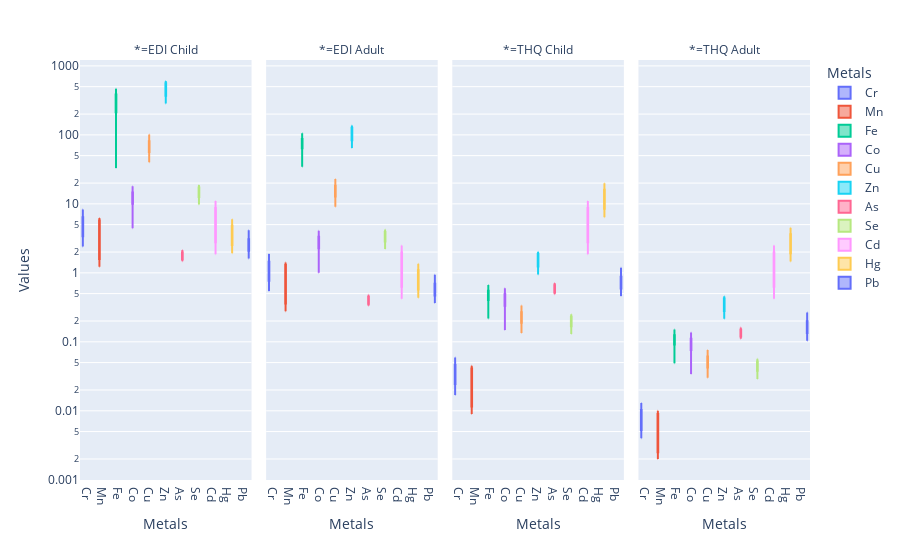

This figure's notebook cell:
### Code cell
import plotly.express as px
import matplotlib.pyplot as plt
import seaborn as sns
import pandas as pd

thq = pd.read_csv("To_THQ.csv")

fig = px.box(thq, x= "Metals", y="Values", facet_col="*", color="Metals",
             boxmode="group", points=None,log_y=True)

fig.show()

### Figure 1 — Plotly figure (JSON) as saved in the notebook; plotly's stock layout.template omitted (floating-point values rounded to 4 significant figures)
{"data": [{"alignmentgroup": "True", "hovertemplate": "Metals=%{x}<br>*=EDI Child<br>Values=%{y}<extra></extra>", "legendgroup": "Cr", "marker": {"color": "#636efa"}, "name": "Cr", "notched": false, "offsetgroup": "Cr", "orientation": "v", "showlegend": true, "type": "box", "x": ["Cr", "Cr", "Cr", "Cr", "Cr", "Cr", "Cr", "Cr"], "x0": " ", "xaxis": "x", "y": [null, 6.93, 2.415, 3.955, 3.325, 3.57, 4.76, 8.295], "y0": " ", "yaxis": "y"}, {"alignmentgroup": "True", "hovertemplate": "Metals=%{x}<br>*=EDI Adult<br>Values=%{y}<extra></extra>", "legendgroup": "Cr", "marker": {"color": "#636efa"}, "name": "Cr", "notched": false, "offsetgroup": "Cr", "orientation": "v", "showlegend": false, "type": "box", "x": ["Cr", "Cr", "Cr", "Cr", "Cr", "Cr", "Cr", "Cr"], "x0": " ", "xaxis": "x2", "y": [null, 1.569, 0.547, 0.895, 0.753, 0.808, 1.078, 1.879], "y0": " ", "yaxis": "y2"}, {"alignmentgroup": "True", "hovertemplate": "Metals=%{x}<br>*=THQ Child<br>Values=%{y}<extra></extra>", "legendgroup": "Cr", "marker": {"color": "#636efa"}, "name": "Cr", "notched": false, "offsetgroup": "Cr", "orientation": "v", "showlegend": false, "type": "box", "x": ["Cr", "Cr", "Cr", "Cr", "Cr", "Cr", "Cr", "Cr"], "x0": " ", "xaxis": "x3", "y": [null, 0.05, 0.017, 0.028, 0.024, 0.026, 0.034, 0.059], "y0": " ", "yaxis": "y3"}, {"alignmentgroup": "True", "hovertemplate": "Metals=%{x}<br>*=THQ Adult<br>Values=%{y}<extra></extra>", "legendgroup": "Cr", "marker": {"color": "#636efa"}, "name": "Cr", "notched": false, "offsetgroup": "Cr", "orientation": "v", "showlegend": false, "type": "box", "x": ["Cr", "Cr", "Cr", "Cr", "Cr", "Cr", "Cr", "Cr"], "x0": " ", "xaxis": "x4", "y": [null, 0.011, 0.004, 0.006, 0.005, 0.006, 0.008, 0.013], "y0": " ", "yaxis": "y4"}, {"alignmentgroup": "True", "hovertemplate": "Metals=%{x}<br>*=EDI Child<br>Values=%{y}<extra></extra>", "legendgroup": "Mn", "marker": {"color": "#EF553B"}, "name": "Mn", "notched": false, "offsetgroup": "Mn", "orientation": "v", "showlegend": true, "type": "box", "x": ["Mn", "Mn", "Mn", "Mn", "Mn", "Mn", "Mn", "Mn"], "x0": " ", "xaxis": "x", "y": [1.225, 6.23, 5.705, 3.255, 1.715, 5.775, 1.47, 2.59], "y0": " ", "yaxis": "y"}, {"alignmentgroup": "True", "hovertemplate": "Metals=%{x}<br>*=EDI Adult<br>Values=%{y}<extra></extra>", "legendgroup": "Mn", "marker": {"color": "#EF553B"}, "name": "Mn", "notched": false, "offsetgroup": "Mn", "orientation": "v", "showlegend": false, "type": "box", "x": ["Mn", "Mn", "Mn", "Mn", "Mn", "Mn", "Mn", "Mn"], "x0": " ", "xaxis": "x2", "y": [0.277, 1.411, 1.292, 0.737, 0.388, 1.308, 0.333, 0.586], "y0": " ", "yaxis": "y2"}, {"alignmentgroup": "True", "hovertemplate": "Metals=%{x}<br>*=THQ Child<br>Values=%{y}<extra></extra>", "legendgroup": "Mn", "marker": {"color": "#EF553B"}, "name": "Mn", "notched": false, "offsetgroup": "Mn", "orientation": "v", "showlegend": false, "type": "box", "x": ["Mn", "Mn", "Mn", "Mn", "Mn", "Mn", "Mn", "Mn"], "x0": " ", "xaxis": "x3", "y": [0.009, 0.045, 0.041, 0.023, 0.012, 0.041, 0.011, 0.019], "y0": " ", "yaxis": "y3"}, {"alignmentgroup": "True", "hovertemplate": "Metals=%{x}<br>*=THQ Adult<br>Values=%{y}<extra></extra>", "legendgroup": "Mn", "marker": {"color": "#EF553B"}, "name": "Mn", "notched": false, "offsetgroup": "Mn", "orientation": "v", "showlegend": false, "type": "box", "x": ["Mn", "Mn", "Mn", "Mn", "Mn", "Mn", "Mn", "Mn"], "x0": " ", "xaxis": "x4", "y": [0.002, 0.01, 0.009, 0.005, 0.003, 0.009, 0.002, 0.004], "y0": " ", "yaxis": "y4"}, {"alignmentgroup": "True", "hovertemplate": "Metals=%{x}<br>*=EDI Child<br>Values=%{y}<extra></extra>", "legendgroup": "Fe", "marker": {"color": "#00cc96"}, "name": "Fe", "notched": false, "offsetgroup": "Fe", "orientation": "v", "showlegend": true, "type": "box", "x": ["Fe", "Fe", "Fe", "Fe", "Fe", "Fe", "Fe", "Fe"], "x0": " ", "xaxis": "x", "y": [152.3, 466, 369.1, 33.03, 294.0, 400.1, 272.5, 315.4], "y0": " ", "yaxis": "y"}, {"alignmentgroup": "True", "hovertemplate": "Metals=%{x}<br>*=EDI Adult<br>Values=%{y}<extra></extra>", "legendgroup": "Fe", "marker": {"color": "#00cc96"}, "name": "Fe", "notched": false, "offsetgroup": "Fe", "orientation": "v", "showlegend": false, "type": "box", "x": ["Fe", "Fe", "Fe", "Fe", "Fe", "Fe", "Fe", "Fe"], "x0": " ", "xaxis": "x2", "y": [34.51, 105.7, 83.62, 74.99, 66.59, 90.63, 61.72, 71.45], "y0": " ", "yaxis": "y2"}, {"alignmentgroup": "True", "hovertemplate": "Metals=%{x}<br>*=THQ Child<br>Values=%{y}<extra></extra>", "legendgroup": "Fe", "marker": {"color": "#00cc96"}, "name": "Fe", "notched": false, "offsetgroup": "Fe", "orientation": "v", "showlegend": false, "type": "box", "x": ["Fe", "Fe", "Fe", "Fe", "Fe", "Fe", "Fe", "Fe"], "x0": " ", "xaxis": "x3", "y": [0.218, 0.666, 0.527, 0.473, 0.42, 0.572, 0.389, 0.451], "y0": " ", "yaxis": "y3"}, {"alignmentgroup": "True", "hovertemplate": "Metals=%{x}<br>*=THQ Adult<br>Values=%{y}<extra></extra>", "legendgroup": "Fe", "marker": {"color": "#00cc96"}, "name": "Fe", "notched": false, "offsetgroup": "Fe", "orientation": "v", "showlegend": false, "type": "box", "x": ["Fe", "Fe", "Fe", "Fe", "Fe", "Fe", "Fe", "Fe"], "x0": " ", "xaxis": "x4", "y": [0.049, 0.151, 0.119, 0.107, 0.095, 0.129, 0.088, 0.102], "y0": " ", "yaxis": "y4"}, {"alignmentgroup": "True", "hovertemplate": "Metals=%{x}<br>*=EDI Child<br>Values=%{y}<extra></extra>", "legendgroup": "Co", "marker": {"color": "#ab63fa"}, "name": "Co", "notched": false, "offsetgroup": "Co", "orientation": "v", "showlegend": true, "type": "box", "x": ["Co", "Co", "Co", "Co", "Co", "Co", "Co", "Co"], "x0": " ", "xaxis": "x", "y": [12.21, 16.7, 4.445, 10.68, 9.38, 12.32, 12.63, 17.95], "y0": " ", "yaxis": "y"}, {"alignmentgroup": "True", "hovertemplate": "Metals=%{x}<br>*=EDI Adult<br>Values=%{y}<extra></extra>", "legendgroup": "Co", "marker": {"color": "#ab63fa"}, "name": "Co", "notched": false, "offsetgroup": "Co", "orientation": "v", "showlegend": false, "type": "box", "x": ["Co", "Co", "Co", "Co", "Co", "Co", "Co", "Co"], "x0": " ", "xaxis": "x2", "y": [2.767, 3.781, 1.006, 2.418, 2.124, 2.791, 2.862, 4.067], "y0": " ", "yaxis": "y2"}, {"alignmentgroup": "True", "hovertemplate": "Metals=%{x}<br>*=THQ Child<br>Values=%{y}<extra></extra>", "legendgroup": "Co", "marker": {"color": "#ab63fa"}, "name": "Co", "notched": false, "offsetgroup": "Co", "orientation": "v", "showlegend": false, "type": "box", "x": ["Co", "Co", "Co", "Co", "Co", "Co", "Co", "Co"], "x0": " ", "xaxis": "x3", "y": [0.407, 0.557, 0.148, 0.356, 0.313, 0.411, 0.421, 0.599], "y0": " ", "yaxis": "y3"}, {"alignmentgroup": "True", "hovertemplate": "Metals=%{x}<br>*=THQ Adult<br>Values=%{y}<extra></extra>", "legendgroup": "Co", "marker": {"color": "#ab63fa"}, "name": "Co", "notched": false, "offsetgroup": "Co", "orientation": "v", "showlegend": false, "type": "box", "x": ["Co", "Co", "Co", "Co", "Co", "Co", "Co", "Co"], "x0": " ", "xaxis": "x4", "y": [0.092, 0.126, 0.034, 0.081, 0.071, 0.093, 0.095, 0.136], "y0": " ", "yaxis": "y4"}, {"alignmentgroup": "True", "hovertemplate": "Metals=%{x}<br>*=EDI Child<br>Values=%{y}<extra></extra>", "legendgroup": "Cu", "marker": {"color": "#FFA15A"}, "name": "Cu", "notched": false, "offsetgroup": "Cu", "orientation": "v", "showlegend": true, "type": "box", "x": ["Cu", "Cu", "Cu", "Cu", "Cu", "Cu", "Cu", "Cu"], "x0": " ", "xaxis": "x", "y": [53.16, 83.83, 77.56, 101.2, 69.37, 40.18, 60.02, 75.56], "y0": " ", "yaxis": "y"}, {"alignmentgroup": "True", "hovertemplate": "Metals=%{x}<br>*=EDI Adult<br>Values=%{y}<extra></extra>", "legendgroup": "Cu", "marker": {"color": "#FFA15A"}, "name": "Cu", "notched": false, "offsetgroup": "Cu", "orientation": "v", "showlegend": false, "type": "box", "x": ["Cu", "Cu", "Cu", "Cu", "Cu", "Cu", "Cu", "Cu"], "x0": " ", "xaxis": "x2", "y": [12.04, 18.99, 17.57, 22.91, 15.71, 9.102, 13.6, 17.12], "y0": " ", "yaxis": "y2"}, {"alignmentgroup": "True", "hovertemplate": "Metals=%{x}<br>*=THQ Child<br>Values=%{y}<extra></extra>", "legendgroup": "Cu", "marker": {"color": "#FFA15A"}, "name": "Cu", "notched": false, "offsetgroup": "Cu", "orientation": "v", "showlegend": false, "type": "box", "x": ["Cu", "Cu", "Cu", "Cu", "Cu", "Cu", "Cu", "Cu"], "x0": " ", "xaxis": "x3", "y": [0.177, 0.279, 0.259, 0.337, 0.231, 0.134, 0.2, 0.252], "y0": " ", "yaxis": "y3"}, {"alignmentgroup": "True", "hovertemplate": "Metals=%{x}<br>*=THQ Adult<br>Values=%{y}<extra></extra>", "legendgroup": "Cu", "marker": {"color": "#FFA15A"}, "name": "Cu", "notched": false, "offsetgroup": "Cu", "orientation": "v", "showlegend": false, "type": "box", "x": ["Cu", "Cu", "Cu", "Cu", "Cu", "Cu", "Cu", "Cu"], "x0": " ", "xaxis": "x4", "y": [0.04, 0.063, 0.059, 0.076, 0.052, 0.03, 0.045, 0.057], "y0": " ", "yaxis": "y4"}, {"alignmentgroup": "True", "hovertemplate": "Metals=%{x}<br>*=EDI Child<br>Values=%{y}<extra></extra>", "legendgroup": "Zn", "marker": {"color": "#19d3f3"}, "name": "Zn", "notched": false, "offsetgroup": "Zn", "orientation": "v", "showlegend": true, "type": "box", "x": ["Zn", "Zn", "Zn", "Zn", "Zn", "Zn", "Zn", "Zn"], "x0": " ", "xaxis": "x", "y": [451.9, 554.1, 287.9, 603.9, 523.1, 566.6, 473.7, 284.4], "y0": " ", "yaxis": "y"}, {"alignmentgroup": "True", "hovertemplate": "Metals=%{x}<br>*=EDI Adult<br>Values=%{y}<extra></extra>", "legendgroup": "Zn", "marker": {"color": "#19d3f3"}, "name": "Zn", "notched": false, "offsetgroup": "Zn", "orientation": "v", "showlegend": false, "type": "box", "x": ["Zn", "Zn", "Zn", "Zn", "Zn", "Zn", "Zn", "Zn"], "x0": " ", "xaxis": "x2", "y": [102.4, 125.5, 65.21, 136.8, 118.5, 128.4, 107.3, 64.44], "y0": " ", "yaxis": "y2"}, {"alignmentgroup": "True", "hovertemplate": "Metals=%{x}<br>*=THQ Child<br>Values=%{y}<extra></extra>", "legendgroup": "Zn", "marker": {"color": "#19d3f3"}, "name": "Zn", "notched": false, "offsetgroup": "Zn", "orientation": "v", "showlegend": false, "type": "box", "x": ["Zn", "Zn", "Zn", "Zn", "Zn", "Zn", "Zn", "Zn"], "x0": " ", "xaxis": "x3", "y": [1.506, 1.847, 0.96, 2.013, 1.744, 1.889, 1.579, 0.948], "y0": " ", "yaxis": "y3"}, {"alignmentgroup": "True", "hovertemplate": "Metals=%{x}<br>*=THQ Adult<br>Values=%{y}<extra></extra>", "legendgroup": "Zn", "marker": {"color": "#19d3f3"}, "name": "Zn", "notched": false, "offsetgroup": "Zn", "orientation": "v", "showlegend": false, "type": "box", "x": ["Zn", "Zn", "Zn", "Zn", "Zn", "Zn", "Zn", "Zn"], "x0": " ", "xaxis": "x4", "y": [0.341, 0.418, 0.217, 0.456, 0.395, 0.428, 0.358, 0.215], "y0": " ", "yaxis": "y4"}, {"alignmentgroup": "True", "hovertemplate": "Metals=%{x}<br>*=EDI Child<br>Values=%{y}<extra></extra>", "legendgroup": "As", "marker": {"color": "#FF6692"}, "name": "As", "notched": false, "offsetgroup": "As", "orientation": "v", "showlegend": true, "type": "box", "x": ["As", "As", "As", "As", "As", "As", "As", "As"], "x0": " ", "xaxis": "x", "y": [1.47, 1.995, 1.505, 1.785, 1.645, 1.82, 1.96, 2.135], "y0": " ", "yaxis": "y"}, {"alignmentgroup": "True", "hovertemplate": "Metals=%{x}<br>*=EDI Adult<br>Values=%{y}<extra></extra>", "legendgroup": "As", "marker": {"color": "#FF6692"}, "name": "As", "notched": false, "offsetgroup": "As", "orientation": "v", "showlegend": false, "type": "box", "x": ["As", "As", "As", "As", "As", "As", "As", "As"], "x0": " ", "xaxis": "x2", "y": [0.333, 0.451, 0.341, 0.404, 0.372, 0.412, 0.444, 0.483], "y0": " ", "yaxis": "y2"}, {"alignmentgroup": "True", "hovertemplate": "Metals=%{x}<br>*=THQ Child<br>Values=%{y}<extra></extra>", "legendgroup": "As", "marker": {"color": "#FF6692"}, "name": "As", "notched": false, "offsetgroup": "As", "orientation": "v", "showlegend": false, "type": "box", "x": ["As", "As", "As", "As", "As", "As", "As", "As"], "x0": " ", "xaxis": "x3", "y": [0.49, 0.665, 0.502, 0.595, 0.548, 0.607, 0.653, 0.712], "y0": " ", "yaxis": "y3"}, {"alignmentgroup": "True", "hovertemplate": "Metals=%{x}<br>*=THQ Adult<br>Values=%{y}<extra></extra>", "legendgroup": "As", "marker": {"color": "#FF6692"}, "name": "As", "notched": false, "offsetgroup": "As", "orientation": "v", "showlegend": false, "type": "box", "x": ["As", "As", "As", "As", "As", "As", "As", "As"], "x0": " ", "xaxis": "x4", "y": [0.111, 0.151, 0.114, 0.135, 0.124, 0.137, 0.148, 0.161], "y0": " ", "yaxis": "y4"}, {"alignmentgroup": "True", "hovertemplate": "Metals=%{x}<br>*=EDI Child<br>Values=%{y}<extra></extra>", "legendgroup": "Se", "marker": {"color": "#B6E880"}, "name": "Se", "notched": false, "offsetgroup": "Se", "orientation": "v", "showlegend": true, "type": "box", "x": ["Se", "Se", "Se", "Se", "Se", "Se", "Se", "Se"], "x0": " ", "xaxis": "x", "y": [11.23, 17.9, 9.765, 15.37, 13.96, 14.53, 16.7, 18.8], "y0": " ", "yaxis": "y"}, {"alignmentgroup": "True", "hovertemplate": "Metals=%{x}<br>*=EDI Adult<br>Values=%{y}<extra></extra>", "legendgroup": "Se", "marker": {"color": "#B6E880"}, "name": "Se", "notched": false, "offsetgroup": "Se", "orientation": "v", "showlegend": false, "type": "box", "x": ["Se", "Se", "Se", "Se", "Se", "Se", "Se", "Se"], "x0": " ", "xaxis": "x2", "y": [2.545, 4.043, 2.212, 3.481, 3.163, 3.29, 3.782, 4.257], "y0": " ", "yaxis": "y2"}, {"alignmentgroup": "True", "hovertemplate": "Metals=%{x}<br>*=THQ Child<br>Values=%{y}<extra></extra>", "legendgroup": "Se", "marker": {"color": "#B6E880"}, "name": "Se", "notched": false, "offsetgroup": "Se", "orientation": "v", "showlegend": false, "type": "box", "x": ["Se", "Se", "Se", "Se", "Se", "Se", "Se", "Se"], "x0": " ", "xaxis": "x3", "y": [0.15, 0.238, 0.13, 0.205, 0.186, 0.194, 0.223, 0.251], "y0": " ", "yaxis": "y3"}, {"alignmentgroup": "True", "hovertemplate": "Metals=%{x}<br>*=THQ Adult<br>Values=%{y}<extra></extra>", "legendgroup": "Se", "marker": {"color": "#B6E880"}, "name": "Se", "notched": false, "offsetgroup": "Se", "orientation": "v", "showlegend": false, "type": "box", "x": ["Se", "Se", "Se", "Se", "Se", "Se", "Se", "Se"], "x0": " ", "xaxis": "x4", "y": [0.034, 0.054, 0.029, 0.046, 0.042, 0.044, 0.05, 0.057], "y0": " ", "yaxis": "y4"}, {"alignmentgroup": "True", "hovertemplate": "Metals=%{x}<br>*=EDI Child<br>Values=%{y}<extra></extra>", "legendgroup": "Cd", "marker": {"color": "#FF97FF"}, "name": "Cd", "notched": false, "offsetgroup": "Cd", "orientation": "v", "showlegend": true, "type": "box", "x": ["Cd", "Cd", "Cd", "Cd", "Cd", "Cd", "Cd", "Cd"], "x0": " ", "xaxis": "x", "y": [2.52, 9.77, 1.855, 6.16, 3.045, 7.385, 7.595, 11.03], "y0": " ", "yaxis": "y"}, {"alignmentgroup": "True", "hovertemplate": "Metals=%{x}<br>*=EDI Adult<br>Values=%{y}<extra></extra>", "legendgroup": "Cd", "marker": {"color": "#FF97FF"}, "name": "Cd", "notched": false, "offsetgroup": "Cd", "orientation": "v", "showlegend": false, "type": "box", "x": ["Cd", "Cd", "Cd", "Cd", "Cd", "Cd", "Cd", "Cd"], "x0": " ", "xaxis": "x2", "y": [0.57, 2.212, 0.42, 1.395, 0.689, 1.673, 1.72, 2.497], "y0": " ", "yaxis": "y2"}, {"alignmentgroup": "True", "hovertemplate": "Metals=%{x}<br>*=THQ Child<br>Values=%{y}<extra></extra>", "legendgroup": "Cd", "marker": {"color": "#FF97FF"}, "name": "Cd", "notched": false, "offsetgroup": "Cd", "orientation": "v", "showlegend": false, "type": "box", "x": ["Cd", "Cd", "Cd", "Cd", "Cd", "Cd", "Cd", "Cd"], "x0": " ", "xaxis": "x3", "y": [2.52, 9.765, 1.855, 6.16, 3.045, 7.385, 7.595, 11.03], "y0": " ", "yaxis": "y3"}, {"alignmentgroup": "True", "hovertemplate": "Metals=%{x}<br>*=THQ Adult<br>Values=%{y}<extra></extra>", "legendgroup": "Cd", "marker": {"color": "#FF97FF"}, "name": "Cd", "notched": false, "offsetgroup": "Cd", "orientation": "v", "showlegend": false, "type": "box", "x": ["Cd", "Cd", "Cd", "Cd", "Cd", "Cd", "Cd", "Cd"], "x0": " ", "xaxis": "x4", "y": [0.571, 2.212, 0.42, 1.395, 0.69, 1.673, 1.721, 2.498], "y0": " ", "yaxis": "y4"}, {"alignmentgroup": "True", "hovertemplate": "Metals=%{x}<br>*=EDI Child<br>Values=%{y}<extra></extra>", "legendgroup": "Hg", "marker": {"color": "#FECB52"}, "name": "Hg", "notched": false, "offsetgroup": "Hg", "orientation": "v", "showlegend": true, "type": "box", "x": ["Hg", "Hg", "Hg", "Hg", "Hg", "Hg", "Hg", "Hg"], "x0": " ", "xaxis": "x", "y": [2.415, 5.25, 1.925, 5.985, 2.66, 3.255, 3.43, 4.34], "y0": " ", "yaxis": "y"}, {"alignmentgroup": "True", "hovertemplate": "Metals=%{x}<br>*=EDI Adult<br>Values=%{y}<extra></extra>", "legendgroup": "Hg", "marker": {"color": "#FECB52"}, "name": "Hg", "notched": false, "offsetgroup": "Hg", "orientation": "v", "showlegend": false, "type": "box", "x": ["Hg", "Hg", "Hg", "Hg", "Hg", "Hg", "Hg", "Hg"], "x0": " ", "xaxis": "x2", "y": [0.547, 1.189, 0.436, 1.355, 0.602, 0.737, 0.777, 0.983], "y0": " ", "yaxis": "y2"}, {"alignmentgroup": "True", "hovertemplate": "Metals=%{x}<br>*=THQ Child<br>Values=%{y}<extra></extra>", "legendgroup": "Hg", "marker": {"color": "#FECB52"}, "name": "Hg", "notched": false, "offsetgroup": "Hg", "orientation": "v", "showlegend": false, "type": "box", "x": ["Hg", "Hg", "Hg", "Hg", "Hg", "Hg", "Hg", "Hg"], "x0": " ", "xaxis": "x3", "y": [8.05, 17.5, 6.417, 19.95, 8.867, 10.85, 11.43, 14.47], "y0": " ", "yaxis": "y3"}, {"alignmentgroup": "True", "hovertemplate": "Metals=%{x}<br>*=THQ Adult<br>Values=%{y}<extra></extra>", "legendgroup": "Hg", "marker": {"color": "#FECB52"}, "name": "Hg", "notched": false, "offsetgroup": "Hg", "orientation": "v", "showlegend": false, "type": "box", "x": ["Hg", "Hg", "Hg", "Hg", "Hg", "Hg", "Hg", "Hg"], "x0": " ", "xaxis": "x4", "y": [1.824, 3.964, 1.454, 4.519, 2.009, 2.458, 2.59, 3.277], "y0": " ", "yaxis": "y4"}, {"alignmentgroup": "True", "hovertemplate": "Metals=%{x}<br>*=EDI Child<br>Values=%{y}<extra></extra>", "legendgroup": "Pb", "marker": {"color": "#636efa"}, "name": "Pb", "notched": false, "offsetgroup": "Pb", "orientation": "v", "showlegend": true, "type": "box", "x": ["Pb", "Pb", "Pb", "Pb", "Pb", "Pb", "Pb", "Pb"], "x0": " ", "xaxis": "x", "y": [2.03, 2.73, 2.73, 1.61, 4.13, 2.135, 2.205, 3.395], "y0": " ", "yaxis": "y"}, {"alignmentgroup": "True", "hovertemplate": "Metals=%{x}<br>*=EDI Adult<br>Values=%{y}<extra></extra>", "legendgroup": "Pb", "marker": {"color": "#636efa"}, "name": "Pb", "notched": false, "offsetgroup": "Pb", "orientation": "v", "showlegend": false, "type": "box", "x": ["Pb", "Pb", "Pb", "Pb", "Pb", "Pb", "Pb", "Pb"], "x0": " ", "xaxis": "x2", "y": [0.459, 0.618, 0.618, 0.364, 0.935, 0.483, 0.499, 0.769], "y0": " ", "yaxis": "y2"}, {"alignmentgroup": "True", "hovertemplate": "Metals=%{x}<br>*=THQ Child<br>Values=%{y}<extra></extra>", "legendgroup": "Pb", "marker": {"color": "#636efa"}, "name": "Pb", "notched": false, "offsetgroup": "Pb", "orientation": "v", "showlegend": false, "type": "box", "x": ["Pb", "Pb", "Pb", "Pb", "Pb", "Pb", "Pb", "Pb"], "x0": " ", "xaxis": "x3", "y": [0.58, 0.78, 0.78, 0.46, 1.18, 0.61, 0.63, 0.97], "y0": " ", "yaxis": "y3"}, {"alignmentgroup": "True", "hovertemplate": "Metals=%{x}<br>*=THQ Adult<br>Values=%{y}<extra></extra>", "legendgroup": "Pb", "marker": {"color": "#636efa"}, "name": "Pb", "notched": false, "offsetgroup": "Pb", "orientation": "v", "showlegend": false, "type": "box", "x": ["Pb", "Pb", "Pb", "Pb", "Pb", "Pb", "Pb", "Pb"], "x0": " ", "xaxis": "x4", "y": [0.131, 0.177, 0.177, 0.104, 0.267, 0.138, 0.143, 0.22], "y0": " ", "yaxis": "y4"}], "layout": {"annotations": [{"font": {}, "showarrow": false, "text": "*=EDI Child", "x": 0.1175, "xanchor": "center", "xref": "paper", "y": 1, "yanchor": "bottom", "yref": "paper"}, {"font": {}, "showarrow": false, "text": "*=EDI Adult", "x": 0.3725, "xanchor": "center", "xref": "paper", "y": 1, "yanchor": "bottom", "yref": "paper"}, {"font": {}, "showarrow": false, "text": "*=THQ Child", "x": 0.6275, "xanchor": "center", "xref": "paper", "y": 1, "yanchor": "bottom", "yref": "paper"}, {"font": {}, "showarrow": false, "text": "*=THQ Adult", "x": 0.8825, "xanchor": "center", "xref": "paper", "y": 1, "yanchor": "bottom", "yref": "paper"}], "boxmode": "group", "legend": {"title": {"text": "Metals"}, "tracegroupgap": 0}, "margin": {"t": 60}, "xaxis": {"anchor": "y", "categoryarray": ["Cr", "Mn", "Fe", "Co", "Cu", "Zn", "As", "Se", "Cd", "Hg", "Pb"], "categoryorder": "array", "domain": [0, 0.235], "title": {"text": "Metals"}}, "xaxis2": {"anchor": "y2", "categoryarray": ["Cr", "Mn", "Fe", "Co", "Cu", "Zn", "As", "Se", "Cd", "Hg", "Pb"], "categoryorder": "array", "domain": [0.255, 0.49], "matches": "x", "title": {"text": "Metals"}}, "xaxis3": {"anchor": "y3", "categoryarray": ["Cr", "Mn", "Fe", "Co", "Cu", "Zn", "As", "Se", "Cd", "Hg", "Pb"], "categoryorder": "array", "domain": [0.51, 0.745], "matches": "x", "title": {"text": "Metals"}}, "xaxis4": {"anchor": "y4", "categoryarray": ["Cr", "Mn", "Fe", "Co", "Cu", "Zn", "As", "Se", "Cd", "Hg", "Pb"], "categoryorder": "array", "domain": [0.765, 1.0], "matches": "x", "title": {"text": "Metals"}}, "yaxis": {"anchor": "x", "domain": [0, 1], "title": {"text": "Values"}, "type": "log"}, "yaxis2": {"anchor": "x2", "domain": [0, 1], "matches": "y", "showticklabels": false, "type": "log"}, "yaxis3": {"anchor": "x3", "domain": [0, 1], "matches": "y", "showticklabels": false, "type": "log"}, "yaxis4": {"anchor": "x4", "domain": [0, 1], "matches": "y", "showticklabels": false, "type": "log"}}}
